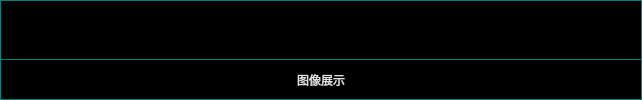
                <widget class="QWidget" name="widget_16" native="true">
                 <property name="styleSheet">
                  <string notr="true">background-color: rgb(3, 128, 125);</string>
                 </property>
                 <layout class="QVBoxLayout" name="verticalLayout_22">
                  <property name="spacing">
                   <number>1</number>
                  </property>
                  <property name="leftMargin">
                   <number>1</number>
                  </property>
                  <property name="topMargin">
                   <number>1</number>
                  </property>
                  <property name="rightMargin">
                   <number>1</number>
                  </property>
                  <property name="bottomMargin">
                   <number>1</number>
                  </property>
                  <item>
                   <layout class="QVBoxLayout" name="verticalLayout_23" stretch="1,7">
                    <property name="spacing">
                     <number>1</number>
                    </property>
                    <item>
                     <widget class="QWidget" name="widget_17" native="true">
                      <property name="styleSheet">
                       <string notr="true">background-color: rgb(0, 0, 0);</string>
                      </property>
                      <layout class="QHBoxLayout" name="horizontalLayout_19">
                       <item>
                        <layout class="QHBoxLayout" name="horizontalLayout_20">
                         <item>
                          <spacer name="horizontalSpacer_11">
                           <property name="orientation">
                            <enum>Qt::Horizontal</enum>
                           </property>
                           <property name="sizeHint" stdset="0">
                            <size>
                             <width>40</width>
                             <height>20</height>
                            </size>
                           </property>
                          </spacer>
                         </item>
                         <item>
                          <widget class="QPushButton" name="btn_img_2">
                           <property name="minimumSize">
                            <size>
                             <width>150</width>
                             <height>40</height>
                            </size>
                           </property>
                           <property name="styleSheet">
                            <string notr="true">QPushButton{
	background-color: rgba(255, 170, 0,0);
border-radius:3px;
border-radius:3px;
	font: 9pt &quot;等线&quot;;
color: rgb(255, 255, 255);}

QPushButton:hover{
	background-color: rgba(255, 170, 0,0);
border-radius:3px;
border-radius:3px;
font: 9pt &quot;等线&quot;;
padding-left:3px;
padding-top:3px;
color: rgb(255, 255, 255);}
</string>
                           </property>
                           <property name="text">
                            <string/>
                           </property>
                           <property name="icon">
                            <iconset resource="image/image.qrc">
                             <normaloff>:/icon/btn3.gif</normaloff>:/icon/btn3.gif</iconset>
                           </property>
                           <property name="iconSize">
                            <size>
                             <width>140</width>
                             <height>40</height>
                            </size>
                           </property>
                          </widget>
                         </item>
                         <item>
                          <spacer name="horizontalSpacer_12">
                           <property name="orientation">
                            <enum>Qt::Horizontal</enum>
                           </property>
                           <property name="sizeHint" stdset="0">
                            <size>
                             <width>40</width>
                             <height>20</height>
                            </size>
                           </property>
                          </spacer>
                         </item>
                         <item>
                          <widget class="QPushButton" name="btn_load_2">
                           <property name="minimumSize">
                            <size>
                             <width>150</width>
                             <height>40</height>
                            </size>
                           </property>
                           <property name="styleSheet">
                            <string notr="true">QPushButton{
	background-color: rgba(255, 170, 0,0);
border-radius:3px;
border-radius:3px;
	font: 9pt &quot;等线&quot;;
color: rgb(255, 255, 255);}

QPushButton:hover{
	background-color: rgba(255, 170, 0,0);
border-radius:3px;
border-radius:3px;
font: 9pt &quot;等线&quot;;
padding-left:3px;
padding-top:3px;
color: rgb(255, 255, 255);}
</string>
                           </property>
                           <property name="text">
                            <string/>
                           </property>
                           <property name="icon">
                            <iconset resource="image/image.qrc">
                             <normaloff>:/icon/btn4.gif</normaloff>:/icon/btn4.gif</iconset>
                           </property>
                           <property name="iconSize">
                            <size>
                             <width>150</width>
                             <height>40</height>
                            </size>
                           </property>
                          </widget>
                         </item>
                         <item>
                          <spacer name="horizontalSpacer_13">
                           <property name="orientation">
                            <enum>Qt::Horizontal</enum>
                           </property>
                           <property name="sizeHint" stdset="0">
                            <size>
                             <width>40</width>
                             <height>20</height>
                            </size>
                           </property>
                          </spacer>
                         </item>
                         <item>
                          <widget class="QPushButton" name="btn_predict_2">
                           <property name="minimumSize">
                            <size>
                             <width>150</width>
                             <height>40</height>
                            </size>
                           </property>
                           <property name="styleSheet">
                            <string notr="true">QPushButton{
	background-color: rgba(255, 170, 0,0);
border-radius:3px;
border-radius:3px;
	font: 9pt &quot;等线&quot;;
color: rgb(255, 255, 255);}

QPushButton:hover{
	background-color: rgba(255, 170, 0,0);
border-radius:3px;
border-radius:3px;
font: 9pt &quot;等线&quot;;
padding-left:3px;
padding-top:3px;
color: rgb(255, 255, 255);}
</string>
                           </property>
                           <property name="text">
                            <string/>
                           </property>
                           <property name="icon">
                            <iconset resource="image/image.qrc">
                             <normaloff>:/icon/btn5.gif</normaloff>:/icon/btn5.gif</iconset>
                           </property>
                           <property name="iconSize">
                            <size>
                             <width>150</width>
                             <height>40</height>
                            </size>
                           </property>
                          </widget>
                         </item>
                         <item>
                          <spacer name="horizontalSpacer_14">
                           <property name="orientation">
                            <enum>Qt::Horizontal</enum>
                           </property>
                           <property name="sizeHint" stdset="0">
                            <size>
                             <width>40</width>
                             <height>20</height>
                            </size>
                           </property>
                          </spacer>
                         </item>
                        </layout>
                       </item>
                      </layout>
                     </widget>
                    </item>
                    <item>
                     <widget class="QWidget" name="widget_18" native="true">
                      <property name="styleSheet">
                       <string notr="true">background-color: rgb(0, 0, 0);</string>
                      </property>
                      <layout class="QHBoxLayout" name="horizontalLayout_23">
                       <item>
                        <widget class="QLabel" name="label_image_2">
                         <property name="styleSheet">
                          <string notr="true">color: rgb(226, 226, 226);</string>
                         </property>
                         <property name="text">
                          <string>图像展示</string>
                         </property>
                         <property name="scaledContents">
                          <bool>true</bool>
                         </property>
                         <property name="alignment">
                          <set>Qt::AlignCenter</set>
                         </property>
                        </widget>
                       </item>
                      </layout>
                     </widget>
                    </item>
                   </layout>
                  </item>
                 </layout>
                </widget>
